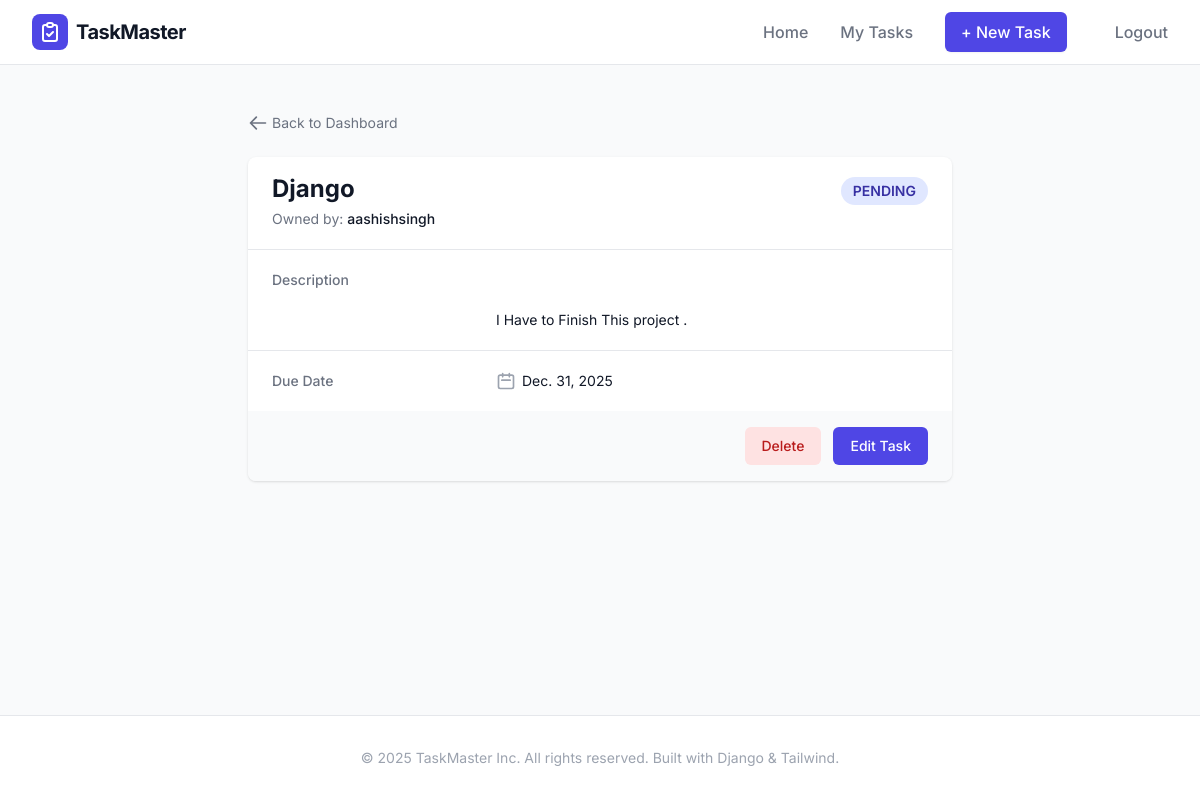
The app's page /task/2/ (signed in), older data.
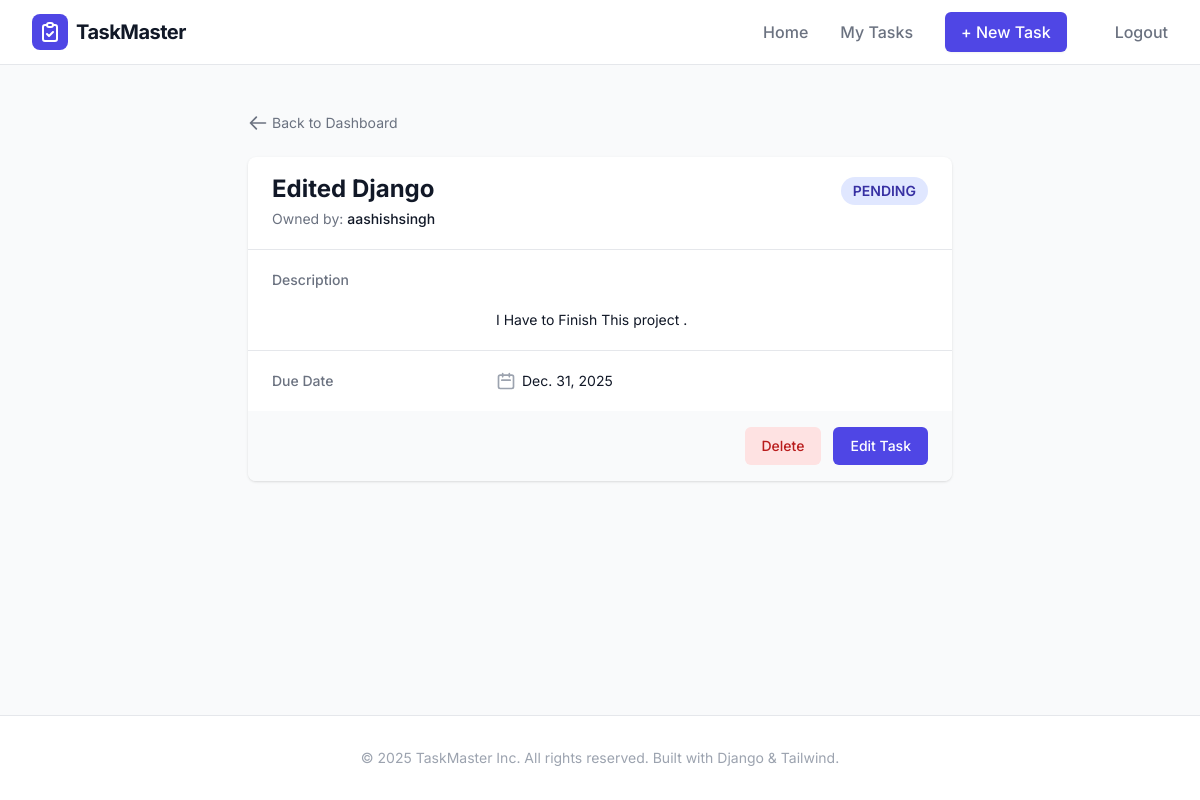
The same page, newer data.
### tasks/models.py (models this page shows, shortened)
class Tasks(models.Model):
    title=models.CharField(max_length=100)
    description=models.TextField()
    CHOICES=[
        ("PENDING",'Pending'),
        ('DONE','Done'),
        ('NOT_DONE','Not Done'),
    ]
    status=models.CharField(max_length=20,choices=CHOICES,default='PENDING')
    owner=models.ForeignKey(get_user_model(),on_delete=models.CASCADE)
    due_date=models.DateField(null=True,blank=True)
    """Get absolute is very useful. for the detail page if we ever
    change the url it automatically changes all the urls for it and we can use
    name.get_absolute_url in templates for easy url access
    """

### tasks/views.py (the view)
# urls.py: path('task/<int:pk>/',TaskDetailView.as_view(),name='task_detail'),
class TaskDetailView(LoginRequiredMixin,DetailView):
    model=Tasks
    template_name='task_detail.html'
    context_object_name='task'
    login_url='login'

### Templates/task_detail.html
{% extends 'base.html' %}
{% block content %}
<div class="max-w-3xl mx-auto px-4 sm:px-6 lg:px-8 py-12">
    <div class="mb-6">
        <a href="{% url 'task' %}" class="flex items-center text-sm text-gray-500 hover:text-gray-700 transition">
            <svg class="mr-1 h-5 w-5" fill="none" viewBox="0 0 24 24" stroke="currentColor">
                <path stroke-linecap="round" stroke-linejoin="round" stroke-width="2" d="M10 19l-7-7m0 0l7-7m-7 7h18" />
            </svg>
            Back to Dashboard
        </a>
    </div>
    <div class="bg-white shadow overflow-hidden sm:rounded-lg">
        <div class="px-4 py-5 sm:px-6 flex justify-between items-start">
            <div>
                <h3 class="text-2xl font-bold leading-6 text-gray-900">
                    {{ task.title }}
                </h3>
                <p class="mt-2 max-w-2xl text-sm text-gray-500">
                    Owned by: <span class="font-medium text-gray-900">{{ task.owner }}</span>
                </p>
            </div>
            <span class="px-3 py-1 inline-flex text-sm leading-5 font-semibold rounded-full bg-indigo-100 text-indigo-800">
                {{ task.status }}
            </span>
        </div>
        <div class="border-t border-gray-200 px-4 py-5 sm:p-0">
            <dl class="sm:divide-y sm:divide-gray-200">
                <div class="py-4 sm:py-5 sm:grid sm:grid-cols-3 sm:gap-4 sm:px-6">
                    <dt class="text-sm font-medium text-gray-500">
                        Description
                    </dt>
                    <dd class="mt-1 text-sm text-gray-900 sm:mt-0 sm:col-span-2 whitespace-pre-line">
                        {{ task.description }}
                    </dd>
                </div>
                <div class="py-4 sm:py-5 sm:grid sm:grid-cols-3 sm:gap-4 sm:px-6">
                    <dt class="text-sm font-medium text-gray-500">
                        Due Date
                    </dt>
                    <dd class="mt-1 text-sm text-gray-900 sm:mt-0 sm:col-span-2">
                        <div class="flex items-center">
                            <svg class="flex-shrink-0 mr-1.5 h-5 w-5 text-gray-400" fill="none" viewBox="0 0 24 24" stroke="currentColor">
                                <path stroke-linecap="round" stroke-linejoin="round" stroke-width="2" d="M8 7V3m8 4V3m-9 8h10M5 21h14a2 2 0 002-2V7a2 2 0 00-2-2H5a2 2 0 00-2 2v12a2 2 0 002 2z" />
                            </svg>
                            {{ task.due_date }}
                        </div>
                    </dd>
                </div>
            </dl>
        </div>
        <div class="bg-gray-50 px-4 py-4 sm:px-6 flex justify-end space-x-3">
            <a href="{% url 'task_delete' task.pk %}" class="inline-flex items-center px-4 py-2 border border-transparent text-sm font-medium rounded-md text-red-700 bg-red-100 hover:bg-red-200 focus:outline-none focus:ring-2 focus:ring-offset-2 focus:ring-red-500">
                Delete
            </a>
            <a href="{% url 'task_edit' task.pk %}" class="inline-flex items-center px-4 py-2 border border-transparent text-sm font-medium rounded-md text-white bg-indigo-600 hover:bg-indigo-700 focus:outline-none focus:ring-2 focus:ring-offset-2 focus:ring-indigo-500">
                Edit Task
            </a>
        </div>
    </div>
</div>
{% endblock %}

Row changes from the older to the newer data that the page shows:
changed Tasks "PENDING": title "Django" → "Edited Django"
